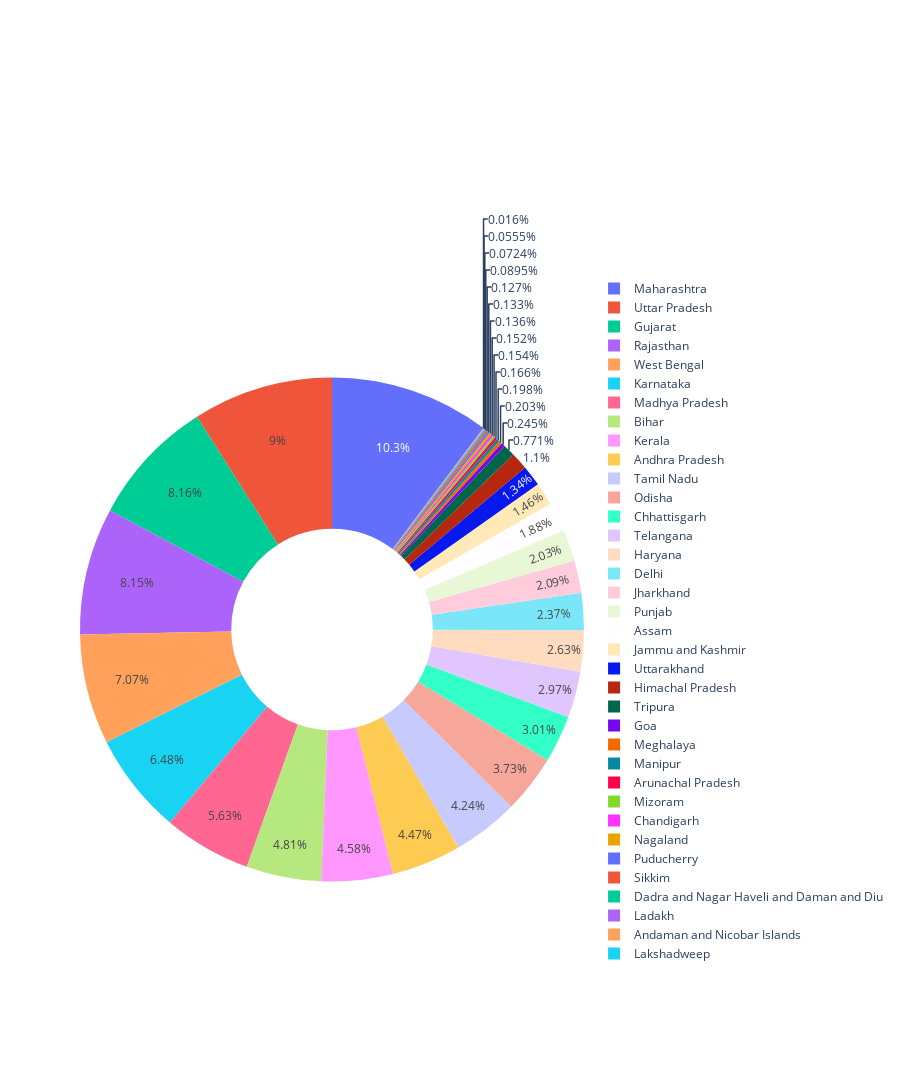

Here is the notebook cell this chart was saved with:
### Code cell
fig = px.pie(df2_2, values='TotalDoses', names='State',hole=.4)
fig.update_layout(width=900, height=1200)
fig.show()

### Figure 1 — Plotly figure (JSON) as saved in the notebook; plotly's stock layout.template omitted (floating-point values rounded to 4 significant figures)
{"data": [{"domain": {"x": [0, 1], "y": [0, 1]}, "hole": 0.4, "hovertemplate": "State=%{label}<br>TotalDoses=%{value}<extra></extra>", "labels": ["Andaman and Nicobar Islands", "Andhra Pradesh", "Arunachal Pradesh", "Assam", "Bihar", "Chandigarh", "Chhattisgarh", "Dadra and Nagar Haveli and Daman and Diu", "Delhi", "Goa", "Gujarat", "Haryana", "Himachal Pradesh", "Jammu and Kashmir", "Jharkhand", "Karnataka", "Kerala", "Ladakh", "Lakshadweep", "Madhya Pradesh", "Maharashtra", "Manipur", "Meghalaya", "Mizoram", "Nagaland", "Odisha", "Puducherry", "Punjab", "Rajasthan", "Sikkim", "Tamil Nadu", "Telangana", "Tripura", "Uttar Pradesh", "Uttarakhand", "West Bengal"], "legendgroup": "", "name": "", "showlegend": true, "type": "pie", "values": [11328986, 912176783, 33915468, 383430299, 981851927, 31023221, 614988398, 18260124, 484044354, 50051368, 1665839883, 536137585, 224816467, 297592817, 425508266, 1322772314, 934050209, 14771706, 3261957, 1149551654, 2093453169, 40420488, 41445674, 31490503, 27693394, 760887775, 27114043, 414182210, 1663653177, 25897087, 864942200, 606720187, 157417885, 1836649011, 273769984, 1443060973]}], "layout": {"height": 1200, "legend": {"tracegroupgap": 0}, "margin": {"t": 60}, "width": 900}}
